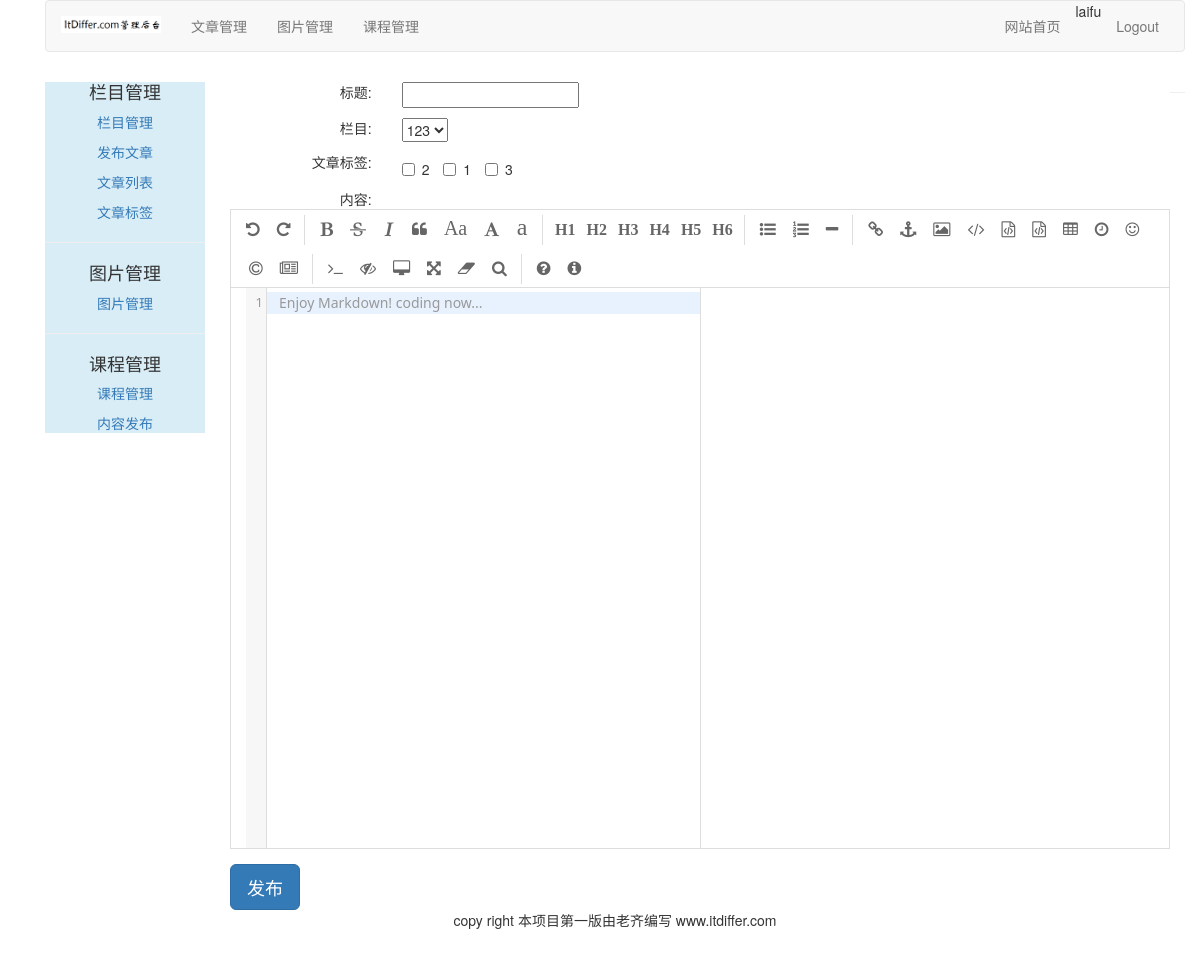
/article/article-post/ (signed in), run on the app's committed database.
### article/models.py (models this page shows, shortened)
class ArticleTag(models.Model):
    author = models.ForeignKey(User, on_delete=models.CASCADE, related_name="tag")
    tag = models.CharField(max_length=500)

### article/views.py (the view)
# urls.py: path('article-post/', views.article_post, name="article_post"),  # 发布文章
@login_required(login_url='/account/login')
@csrf_exempt
def article_post(request):
    if request.method == "POST":  # 带数据
        article_post_form = ArticlePostForm(data=request.POST)
        if article_post_form.is_valid():
            cd = article_post_form.cleaned_data
            try:
                new_article = article_post_form.save(commit=False)
                new_article.author = request.user
                new_article.column = request.user.article_column.get(id=request.POST['column_id'])
                new_article.save()
                tags = request.POST['tags']
                if tags:
                    for atag in json.loads(tags):  # 将json解析
                        tag = request.user.tag.get(tag=atag)
                        new_article.article_tag.add(tag)
                return HttpResponse("1")
            except:
                return HttpResponse("2")
        else:
            return HttpResponse("3")
    else:
        article_post_form = ArticlePostForm()
        article_columns = request.user.article_column.all()
        article_tags = request.user.tag.all()
        return render(request, "article/column/article_post.html",
                      {"article_post_form": article_post_form, "article_columns": article_columns,
                       "article_tags": article_tags})

### article/forms.py
class ArticlePostForm(forms.ModelForm):
    class Meta:
        model = ArticlePost
        fields = ("title", "body")

### templates/article/column/article_post.html (shortened to what this page needs)
{% extends "article/base.html" %}
{% load static %}
{% block title %}article column{% endblock %} {% block content %}
<link rel="stylesheet" href="{% static 'editor/css/style.css' %}">
<link rel="stylesheet" href="{% static 'editor/css/editormd.css' %}">
<div style="margin-left:10px">
    <form class="form-horizontal" action="." method="post">{% csrf_token %}
        <div class="row" style="margin-top: 10px;">
            <div class="col-md-2 text-right"><span>标题:</span></div>
            <div class="col-md-10 text-left">{{article_post_form.title}}</div>
        </div>
        <div class="row" style="margin-top: 10px;">
            <div class="col-md-2 text-right"><span>栏目:</span></div>
            <div class="col-md-10 text-left">
                <select id="which_column">
                    {% for column in article_columns %}
                    <option value="{{column.id}}">{{column.column}}</option>
                    {% endfor %}
                </select>
            </div>
        </div>
        <div class="row" style="margin-top: 10px;">
            <div class="col-md-2 text-right"><span>文章标签:</span></div>
            <div class="col-md-10 text-left">
                {% for tag in article_tags %}
                <label class="checkbox-inline">
                    <input class="tagcheckbox" type="checkbox" id="{{ tag.id }}" name="article_tag" value="{{ tag.tag }}"> {{ tag.tag }}
                </label>
                {% empty %}
                <p>You have not type tags for articles. Please <a href="{% url 'article:article_tag' %}">input your tags</a></p>
                {% endfor %}
            </div>
        </div>
        <div class="row" style="margin-top: 10px;">
            <div class="col-md-2 text-right"><span>内容:</span></div>
            <div id="editormd" class="col-md-10 text-left">
            </div>
        </div>
        <div class="row">
            <input type="button" class="btn btn-primary btn-lg" value="发布" onclick="publish_article()">
        </div>
    </form>
</div>
{% endblock %}

### templates/article/header.html
{% load static %}
<div class="container">
    <nav class="navbar navbar-default" role="navigation">
        <div class="navbar-header">
            <a class="navbar-brand" href="http://www.itdiffer.com">
                <img width="100px" src="{% static 'images/backlogo.png' %}">
            </a>
        </div>
        <div>
            <ul class="nav navbar-nav" role="tablist">
                <li><a href="{% url 'article:article_column' %}">文章管理</a></li>
                <li><a href="{% url 'image:list_images' %}">图片管理</a></li>
                <li><a href="{% url 'course:manage_course' %}">课程管理</a></li>
            </ul>
            <ul class="nav navbar-nav navbar-right" style="margin-right:10px">
                <li><a href="{% url 'blog:blog_title' %}">网站首页</a></li>
                <li><span>{{ user.username }}</li>
                <li><a href="{% url 'account:user_logout' %}">Logout</a></li>
            </ul>
        </div>
    </nav>
</div>

### static/editor/css/editormd.css (style rules this page uses)
.editormd { width: 90%; height: 640px; margin: 0 auto; text-align: left; overflow: hidden; position: relative; margin-bottom: 15px; border: 1px solid #ddd; font-family: "Meiryo UI", "Microsoft YaHei", "Malgun Gothic", "Segoe UI", "Trebuchet MS", Helvetica, "Monaco", monospace, Tahoma, STXihei, "华文细黑", STHeiti, "Helvetica Neue", "Droid Sans", "wenquanyi micro hei", FreeSans, Arimo, Arial, SimSun, "宋体", Heiti, "黑体", sans-serif; }

### data on the page
ArticleTag: tag "2"
ArticleTag: tag "1"
ArticleTag: tag "3"

### other printed values
{{ user.username }} "laifu"
form field value "123"
